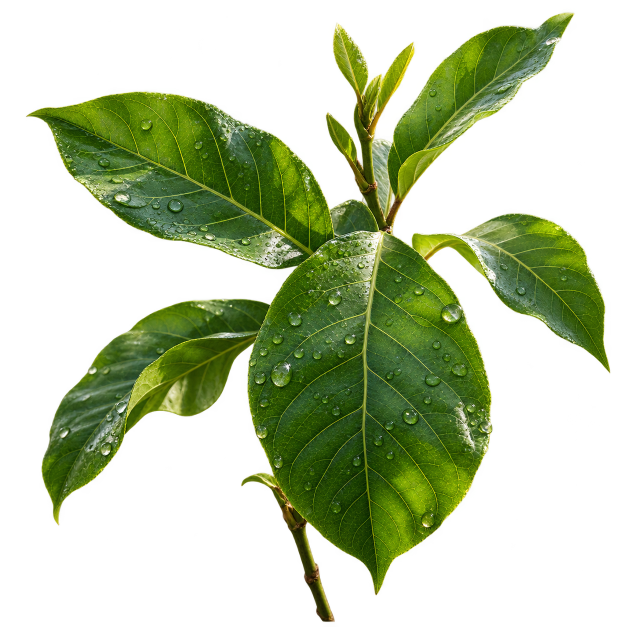
#> input picture asset-originals/about-botanical-hero.png, 1254 x 1254 px, given in place of tomato-healthy.png, which was not available (shown at 1/2 size)
$ python save-home-assets.py
#> lines starting #> are read from the running program, lines starting #| are printed output that depends on the picture
from PIL import Image
from pathlib import Path
import shutil, json
root=Path.cwd()
source=Path(r'C:\Users\akhta\.codex\generated_images\01a162ba-1f4c-7be3-8a96-829d9633618c')
files={
 'tomato-healthy':'exec-e18e9898-77f0-412b-84ff-4c2458a90cb3.png',
 'tomato-early-blight':'exec-a18029fc-2bdc-483a-9388-d620f618fad8.png',
 'potato-late-blight':'exec-0fbbd882-8bfc-4b2e-ab7b-8b584a90b7ae.png',
 'apple-scab':'exec-48cdcb5c-9076-4f89-b055-6fbf113b2a2c.png',
 'corn-common-rust':'exec-ea6cd55d-209a-4cd0-8335-495907bfe770.png',
 'grape-powdery-mildew':'exec-a8daf307-36f4-4339-ba79-e060718d4d8c.png',
 'healthy-dew-leaf':'exec-acabc5ed-941f-4bcb-b318-cdbab328e3a6.png'
}
subjects={
 'tomato-healthy':'Healthy serrated tomato leaf, green veins, tiny dew drops, blurred red tomato garden background.',
 'tomato-early-blight':'Tomato leaf, yellowing green surface with irregular brown blight-like patches and concentric rings, red tomatoes behind.',
 'potato-late-blight':'Broad oval potato leaf with irregular dark brown edge lesions, yellowing around patches, garden bokeh.',
 'apple-scab':'Oval serrated apple leaf with olive-green and brown scab-like spots, red apples behind.',
 'corn-common-rust':'Long corn blade diagonally across frame, parallel veins and small orange-brown elongated rust pustules, corn field bokeh.',
 'grape-powdery-mildew':'Five-lobed grape leaf with irregular white powdery coating, purple grapes behind.',
 'healthy-dew-leaf':'Extreme macro healthy dark green ovate leaf, luminous veins, clear dew drops, rich green background.'
}
records=[]
for name,filename in files.items():
 original=root/'asset-originals'/(name+'.png')
 original.parent.mkdir(parents=True,exist_ok=True)
 shutil.copy2(source/filename,original)
 output=root/'public/assets/plants'/(name+'.webp')
 output.parent.mkdir(parents=True,exist_ok=True)
 with Image.open(original) as im:
#> im is the input picture: PIL image 1254x1254 RGBA; mean R, G, B, A 35.1, 48.5, 12.8, 96.7
  im.thumbnail((720,1080),Image.Resampling.LANCZOS)
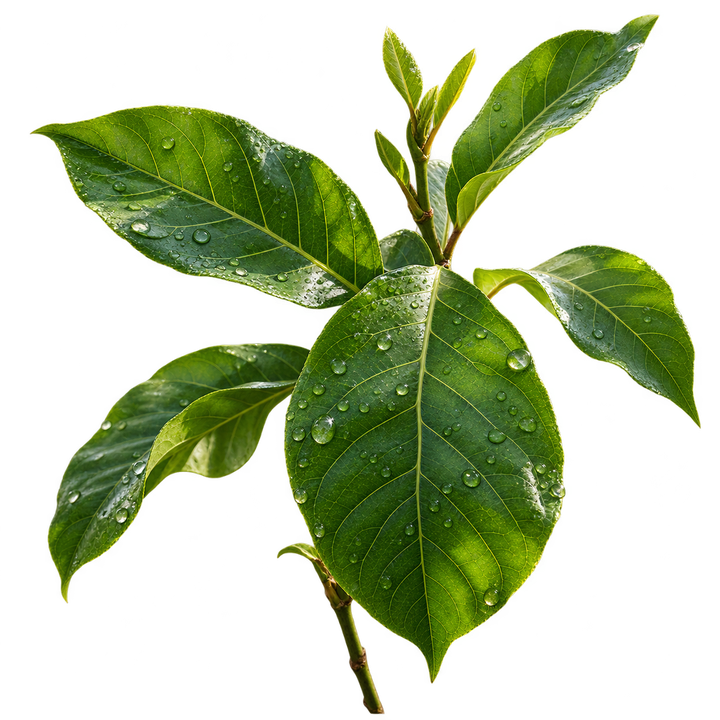
#> im: PIL image 720x720 RGBA; mean R, G, B, A 35.1, 48.2, 13, 96.7; transparent parts drawn white
  im.save(output,'WEBP',quality=86,method=6)
 records.append({'name':name,'file':str(output.relative_to(root)).replace('\\','/'),'original':str(original.relative_to(root)).replace('\\','/'),'generator':'built-in image_gen','prompt':'Use case: photorealistic-natural. ONE standalone 2:3 portrait premium botanical macro photograph. '+subjects[name]+' Natural morning light, realistic anatomy, fresh sage and forest greens. No text, watermark, UI, frame, collage, or panels.','illustrative':True,'visuallyInspected':True})
#> pass 2 of the loop `for name,filename in files.items():`:
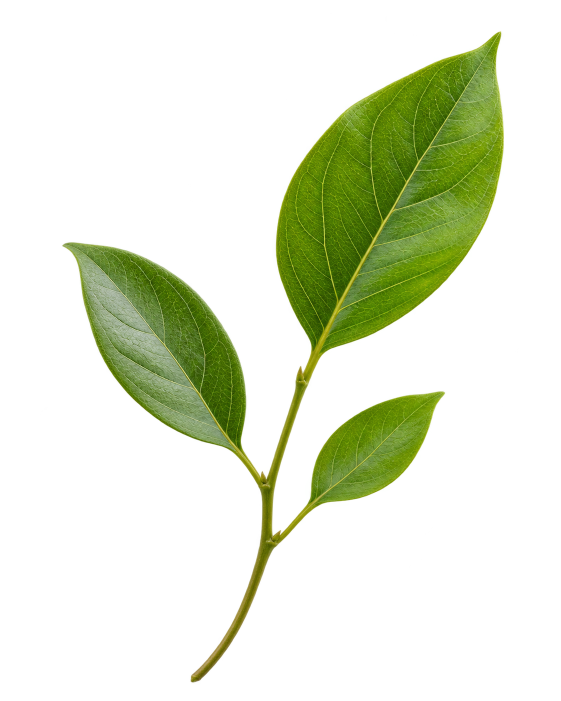
#> input picture asset-originals/about-foliage-decoration.png, 1122 x 1402 px, given in place of tomato-early-blight.png, which was not available (shown at 1/2 size)
#> im is the input picture: PIL image 1122x1402 RGBA; mean R, G, B, A 22.4, 30.3, 6.7, 51.8
#> `im.thumbnail((720,1080),Image.Resampling.LANCZOS)`:
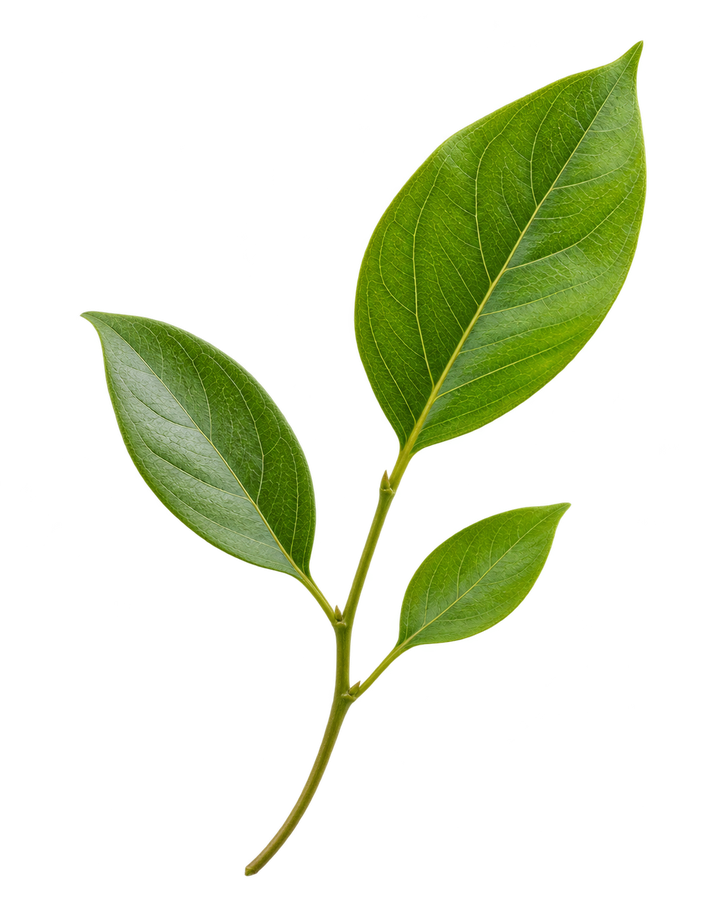
#> im: PIL image 720x900 RGBA; mean R, G, B, A 22.4, 30.2, 6.8, 51.9; transparent parts drawn white
#> (the run stopped early here; a loop or call above may not have finished)
